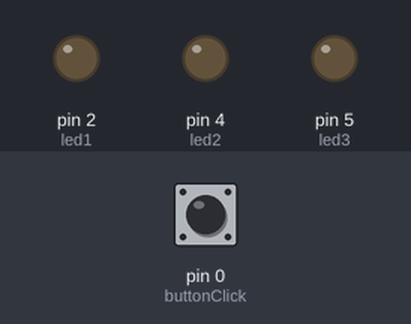
Bench run of a sketch on a simulated Arduino Uno, built with avr-gcc and run on an emulated ATmega328P. Shown: output pins drawn as LEDs (lit = HIGH). Dashed ring = blinking. Inputs (shaded band) come from the test bench; at power-on: pin 0 (buttonClick) HIGH.

Above: at 1.2 s.
1.3 s: pin 0 (buttonClick) pulled LOW for 1 s
At 1.56 s:
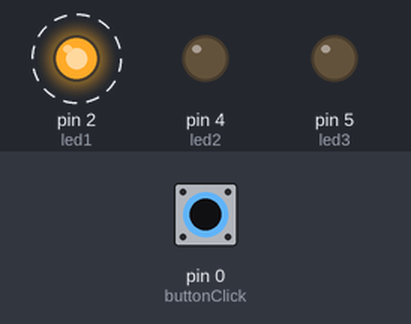
At 2.0 s:
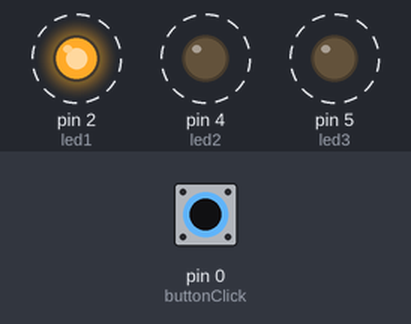
Timing chart, 0 to 4.3 s (numbered marks = the images above; inputs shaded):
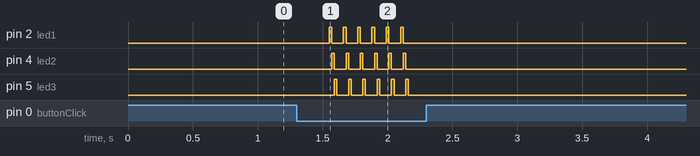

The sketch:

6.BlinkOnCounterOnDocker.ino
```cpp
int led1  = 2;
int led2  = 4;
int led3  = 5;

int buttonClick = 0 ;

void setup()
{
	pinMode(led1, OUTPUT);
	pinMode(led2, OUTPUT);
	pinMode(led3, OUTPUT);
	pinMode(buttonClick, INPUT_PULLUP);
}

static int counter =0 ;

void loop()
{
	if(digitalRead(buttonClick) == LOW)
	{
	 	counter++;
	 	delay(50);
	}

	if(counter >= 5 && counter <= 10)
	{
		digitalWrite(led1,HIGH);
		delay(20);
		digitalWrite(led1,LOW);
		// delay(20);

		digitalWrite(led2,HIGH);
		delay(20);
		digitalWrite(led2,LOW);
		// delay(20);

		digitalWrite(led3,HIGH);
		delay(20);
		digitalWrite(led3,LOW);
		// delay(20);

	}
	if(counter>10)
	{
		digitalWrite(led1,LOW);
		digitalWrite(led2,LOW);
		digitalWrite(led3,LOW);
	}
}
// void setup() {
//   // put your setup code here, to run once:

// }

// void loop() {
//   // put your main code here, to run repeatedly:

// }
```

Measured:
- after the input at 1.3 s, pin 2 (led1): alternates HIGH for 0.02 s and LOW for 0.09 s, 12 changes in all, then stays LOW, starting after 0.25 s; pin 4 (led2): alternates HIGH for 0.02 s and LOW for 0.09 s, 12 changes in all, then stays LOW, starting after 0.27 s
